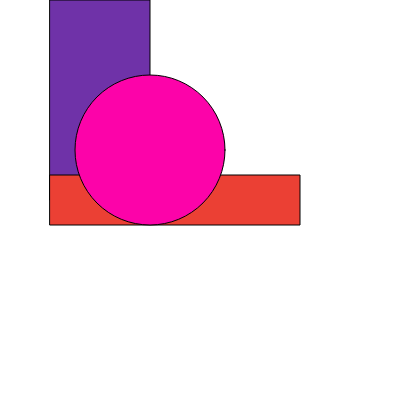
Frame 1 (no input)
Frame 60 (no input): identical to frame 1, image omitted
Frame 120 (the mouse pressed at the canvas centre since frame 60): identical to frame 1, image omitted

The p5.js sketch that drew this single still picture (run headless with seeded random() and noise() and a simulated clock; from frame 60 on, the mouse is pressed at the canvas centre):

// p5.js sketch
// ── sketch.js
function setup() {
    createCanvas(400, 400);
}

function draw() {
    background(255); //sets background to white
    rectMode(CENTER); //sets origin of rectangles to the centre

    //Draw the Purple Rectangle
    fill(111, 50, 168); //Purple colour
    rect(100, 100, 100, 200);

    //Draw the Red Rectangle
    fill(235, 64, 52); //Red colour
    rect(175, 200, 250, 50);

    //Draw the Pink Circle
    ellipseMode(CENTER); //sets origin of the circle to the centre
    fill(252, 3, 169); //Pink colour
    circle(150, 150, 150);
}
